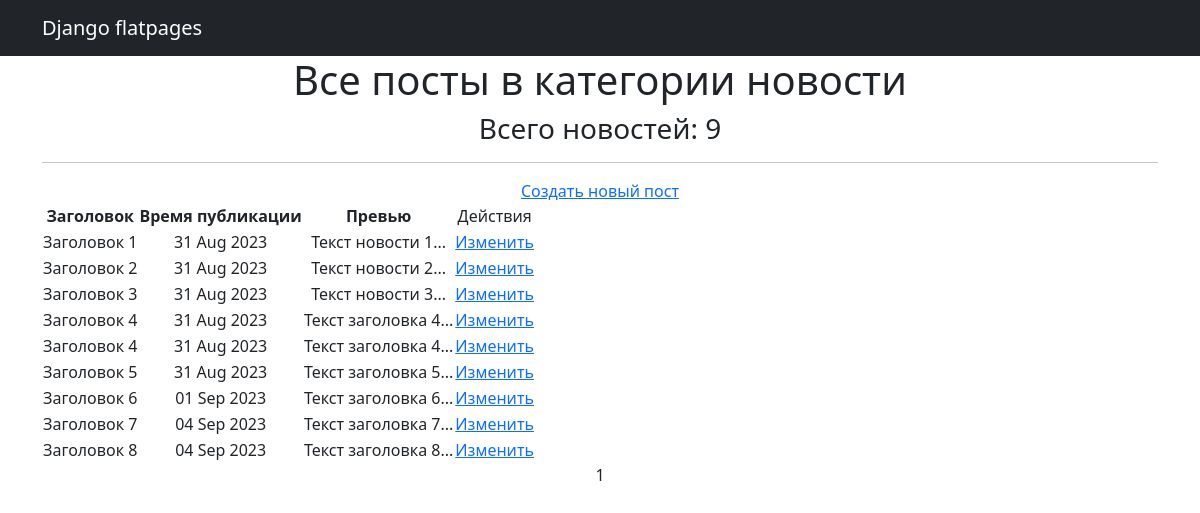
Page /posts/news/ (signed in) on the committed database.
### NewsPortal/models.py (models this page shows, shortened)
class Post(models.Model):
	article = 'AR'
	news = 'NW'
	TYPE = [
		(article, 'Статья'),
		(news, 'Новость')
	]
	type_post = models.CharField(max_length=2, choices=TYPE, default='NW')
	time_in = models.DateTimeField(auto_now_add=True)
	headline = models.CharField(max_length=128,)
	text = models.TextField()
	rating = models.IntegerField(default=0)
	to_author = models.ForeignKey(Author, on_delete=models.CASCADE)
	category = models.ForeignKey(Category, on_delete=models.CASCADE, related_name='n', default='GEN')
	def preview(self):
		return self.text[:20] + '...'

### NewsPortal/views.py (the view)
# urls.py: path('news/', NewsList.as_view(), name='news'),
class NewsList(LoginRequiredMixin, ListView):
    raise_exception = True
    model = Post
    template_name = 'news.html'
    context_object_name = 'news'
    paginate_by = 50
    def get_context_data(self, *, object_list=None, **kwargs):
        context = super().get_context_data(**kwargs)
        context['news'] = Post.objects.filter(type_post="NW")
        return context

### templates/news.html (shortened to what this page needs)
<!DOCTYPE html>
{% extends 'flatpages/default.html' %}
{% load custom_tags %}
{% block content %}
    <h1>Все посты в категории новости</h1>
    <h3>Всего новостей: {{ news|length }}</h3>
    <hr>
    {% if perms.NewsPortal.add_post %}
    <a href="{% url 'news_create' %}">Создать новый пост</a>
    {% endif %}
    {% if news %}
        <table>
            <tr>
                <th>Заголовок</th>
                <th>Время публикации</th>
                <th>Превью</th>
                {% if perms.NewsPortal.change_post %}
                <td>Действия</td>
                {% endif %}
            </tr>
            {% for n in news %}
            <tr>
                <td>{{ n.headline }}</td>
                <td>{{ n.time_in|date:'d M Y'  }}</td>
                <td>{{ n.preview }}</td>
                <td>
                    {% if perms.NewsPortal.change_post %}
                    <a href="{% url 'news_update' pk=n.id %}">Изменить</a>
                    {% endif %}
                </td>
            </tr>
            {% endfor %}
        </table>
    {% else %}
        <h2>Новостей нет! Вообще нет!</h2>
    {% endif %}
    {{ page_obj.number }}
{% endblock content%}

### rows in the picture
Post: headline "Заголовок 1", time_in "31 Aug 2023", preview "Текст новости 1..."
Post: headline "Заголовок 2", time_in "31 Aug 2023", preview "Текст новости 2..."
Post: headline "Заголовок 3", time_in "31 Aug 2023", preview "Текст новости 3..."
Post: headline "Заголовок 4", time_in "31 Aug 2023", preview "Текст заголовка 4..."
Post: headline "Заголовок 4", time_in "31 Aug 2023", preview "Текст заголовка 4..."
Post: headline "Заголовок 5", time_in "31 Aug 2023", preview "Текст заголовка 5..."
Post: headline "Заголовок 6", time_in "01 Sep 2023", preview "Текст заголовка 6..."
Post: headline "Заголовок 7", time_in "04 Sep 2023", preview "Текст заголовка 7..."
Post: headline "Заголовок 8", time_in "04 Sep 2023", preview "Текст заголовка 8..."

### other values in the picture
{{ news|length }} "9"
{{ page_obj.number }} "1"
